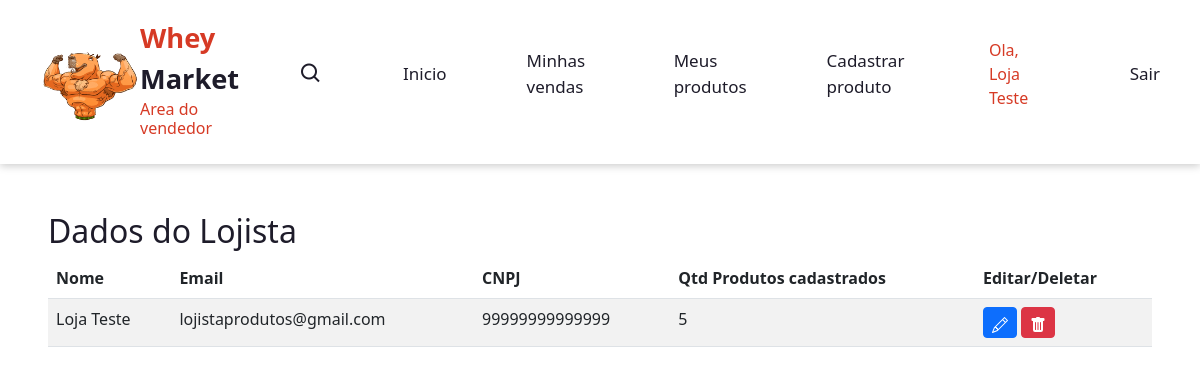
The app's page /lojistaPage.php (signed in) with its own data.
### tables this page shows
CREATE TABLE `lojista` (
  `ID` int(11) NOT NULL,
  `CNPJ` char(18) DEFAULT NULL,
  `email` varchar(50) DEFAULT NULL,
  `Nome` varchar(100) DEFAULT NULL,
  `senha` char(32) DEFAULT NULL,
  `fk_Cadastro_Tipo_ID` int(11) DEFAULT NULL
);

### lojistaPage.php (the view, shortened to what this page needs)
<?php
require('conexao.php');
$idLojista = $_SESSION['id'];
$sql = "select * from lojista where ID = '$idLojista'";
if ($result = $conn->query($sql)) {
    $lojista = mysqli_fetch_assoc($result);
    $sql2 = "SELECT * from produto where fk_Lojista_ID=$idLojista";
    $result2 = $conn->query($sql2);
} else {
}
?>
<!DOCTYPE html>
<html lang="Pt-br">
<?php include('htmlhead.php');?>
<body>
<header>
    <nav class="navigation ">
        <div class="flex-center-logo">
            <a href="lojistaPage.php"><img src="src/img/logo.png" width="100px" height="100px"></a>
            <a href="lojistaPage.php" class="logo">Whey <span>Market</span>
                <h6>Area do vendedor</h6>
            </a>
        </div>
        <div>
            <ul class="nav-menu">
                <i class='bx bx-search'></i>
                <li class="nav-item"><a href="lojistaPage.php">Inicio</a></li>
                <li class="nav-item"><a href="#">Minhas vendas</a></li>
                <li class="nav-item"><a href="produtosListar.php">Meus produtos</a></li>
                <li class="nav-item"><a href="produtoCadastro.php">Cadastrar produto</a></li>
                <li class="nav-item"><span class='text-red'>Ola, <?php echo $_SESSION['Nome'] ?></span></li>
                <li class="nav-item"><a href="logout.php">Sair</a></li>
            </ul>
        </div>
    </nav>
</header>
<div class="container-fluid">
    <div class="row">
        <div class="col p-5">
            <table class="table table-hover table-striped">
                <thead>
                <h2>Dados do Lojista</h2>
                <tr>
                    <th scope="col">Nome</th>
                    <th scope="col">Email</th>
                    <th scope="col">CNPJ</th>
                    <th scope="col">Qtd Produtos cadastrados</th>
                    <th scope="col">Editar/Deletar</th>
                </tr>
                </thead>
                <tbody>
                <tr>
                    <td><?php echo $lojista['Nome'] ?></td>
                    <td><?php echo $lojista['email'] ?></td>
                    <td><?php echo $lojista['CNPJ'] ?></td>
                    <td><?php echo mysqli_num_rows($result2) ?></td>
                    <td>
                        <a class='btn btn-sm btn-primary' href='editLojista.php?&id=<?php echo $lojista['ID'] ?>'
                           title='Editar'>
                        </a>
                        <button type="button" class="btn btn-sm btn-danger" id="btn-confirm" data-bs-toggle="modal"
                                data-bs-target="#JanelaModal">
                        </button>
</body>
</html>

### css/style.css (style rules this page uses)
* { margin: 0; padding: 0; box-sizing: border-box; list-style: none; text-decoration: none; }
:root { --red:#d63a25; --white:#fff; --dark:#1e1c2a; }
.flex-center-logo { display: flex; align-items: center; }
body { color: var(--dark); background: var(--white); }
.navigation { display: flex; align-items: center; justify-content: space-between; padding: 18px 40px; box-shadow: 0 0.1rem 0.5rem #ccc; width: 100%; background: var(--white); transition: all 0.5s; }
.navigation .logo { color: var(--red); font-size: 1.7rem; font-weight: 600; }
.logo span { color: var(--dark); left: 100px; }
.navigation ul { display: flex; align-items: center; gap: 5rem; }
.navigation ul li a { color: var(--dark); font-size: 17px; font-weight: 500; transition: all 0.5s; }
.navigation i { cursor: pointer; font-size: 1.5rem; }
a { text-decoration: none; color: inherit; }
.text-red { color:var(--red) }

### records on screen
lojista: Nome "Loja Teste", email "lojistaprodutos@gmail.com", CNPJ "99999999999999"

### other values on screen
$_SESSION['Nome'] "Loja Teste"
mysqli_num_rows($result2) "5"
